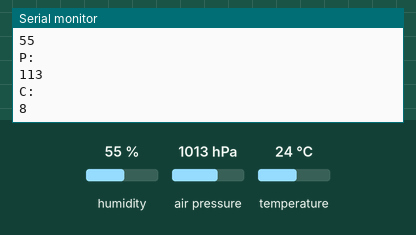
The program below on a simulated Arduino Nano, built with avr-gcc and run on an emulated ATmega328P. On the bench: the last lines printed to the serial monitor. The test bench sets the inputs (shaded band); at power-on: humidity 55 %, air pressure 1013 hPa, temperature 24 °C.

Above: at 1.3 s.
1.4 s: humidity set to 22 %
At 6.0 s:
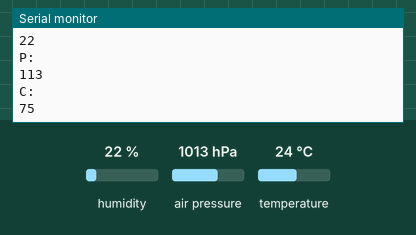
7.5 s: air pressure set to 952 hPa
At 11.7 s:
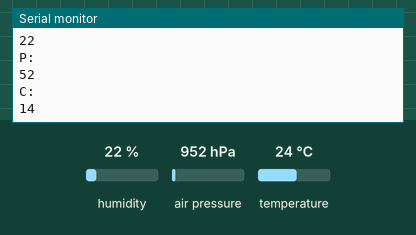
13.6 s: temperature set to 12 °C
At 17.4 s:
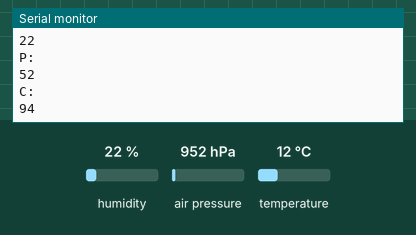
19.7 s: air pressure set to 975 hPa
At 23.1 s:
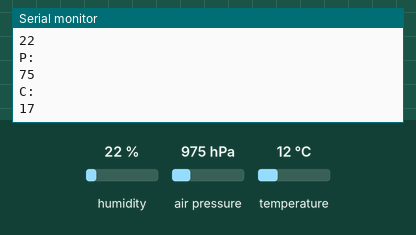
25.8 s: humidity set to 40 %
At 28.8 s:
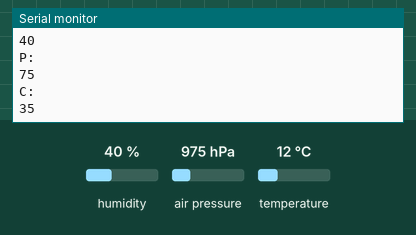
Timing chart, 0 to 30.3 s (numbered marks = the images above; inputs shaded):
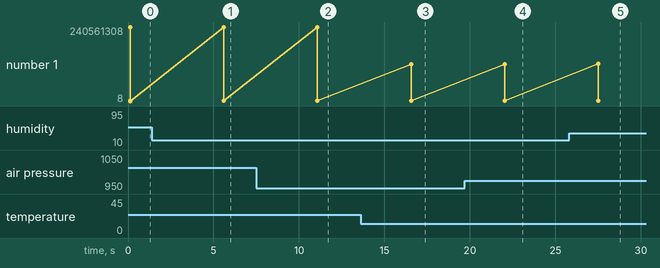

The program:

main.cpp
```cpp
#include <Arduino.h>
#include <Wire.h>
#include <Adafruit_BMP280.h>
#include <DHT.h>
#include <RCSwitch.h>

#define DHTPIN 4
#define DHTTYPE DHT11
#define FUNK_PIN 2

Adafruit_BMP280 bmp;
DHT dht(DHTPIN, DHTTYPE);
RCSwitch mySwitch = RCSwitch();

void setup() {
    Serial.begin(115200);
    delay(100);

    Wire.begin();
    if (!bmp.begin(0x76))
    {
        Serial.println("Could not find BMP280 sensor!");
    }

    dht.begin();

    mySwitch.enableTransmit(10); // Pin D10
}

void loop() {

    float temperature = dht.readTemperature();
    float humidity = dht.readHumidity();
    float pressure = bmp.readPressure() / 100.0F;

    if (isnan(temperature)) temperature = 0.0;
    if (isnan(humidity)) humidity = 0.0;

    unsigned long tempPart = (unsigned long)(temperature * 10);
    unsigned long humPart = (unsigned long)humidity;
    unsigned long pressPart = (unsigned long)(pressure -900);

    unsigned long checksum = (tempPart + humPart + pressPart) % 100;

    unsigned long package = (tempPart * 1000000UL) + (humPart * 10000UL) + (pressPart * 100UL) + checksum;

    Serial.println("Send package: "); Serial.println(package);
    Serial.println("T: "); Serial.println(tempPart);
    Serial.println("H: "); Serial.println(humPart);
    Serial.println("P: "); Serial.println(pressPart);
    Serial.println("C: "); Serial.println(checksum);

    mySwitch.send(package, 32);
    delay(5000);
}
```

Measured:
- after the input at 1.4 s, the serial monitor: prints a new line after 4.2 s (image 1)
- after the input at 7.5 s, the serial monitor: prints a new line after 3.6 s (image 2)
- after the input at 13.6 s, the serial monitor: prints a new line after 3.0 s (image 3)
- after the input at 19.7 s, the serial monitor: prints a new line after 2.3 s (image 4)
- after the input at 25.8 s, the serial monitor: prints a new line after 1.7 s (image 5)
- plotted number 1: 8 → 75 after the input at 1.4 s, 75 → 14 after the input at 7.5 s, 14 → 94 after the input at 13.6 s, 94 → 17 after the input at 19.7 s, 17 → 35 after the input at 25.8 s
